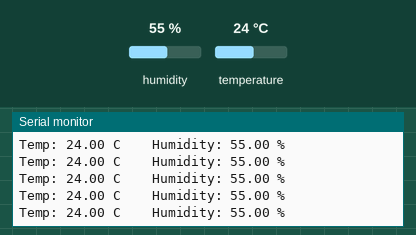
A sketch run on a simulated Arduino Uno, built with avr-gcc and run on an emulated ATmega328P. Parts: the last lines printed to the serial monitor. The test bench sets the inputs (shaded band); at power-on: humidity 55 %, temperature 24 °C.

Above: at 1.2 s.
1.3 s: humidity set to 22 %
At 1.35 s:
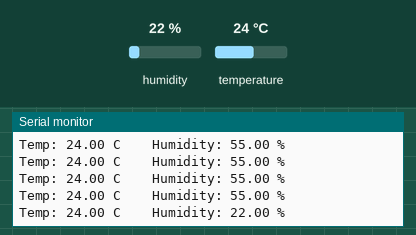
2.8 s: temperature set to 12 °C
At 2.8 s:
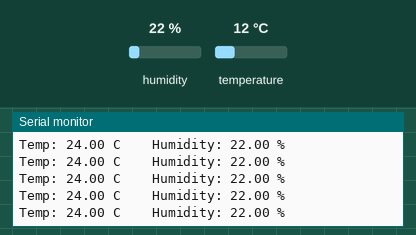
4.3 s: humidity set to 40 %
At 4.33 s:
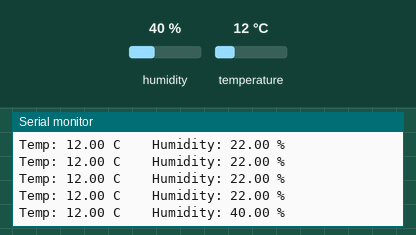
Timing chart, 0 to 7.3 s (numbered marks = the images above; inputs shaded):
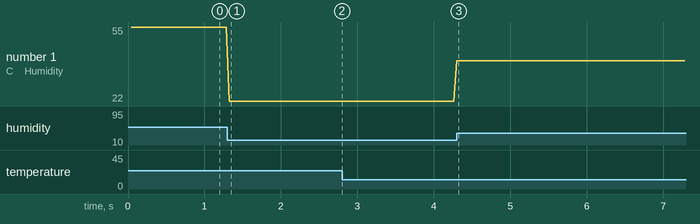

Measured:
- after the input at 1.3 s, the serial monitor: prints a new line at once (image 1)
- after the input at 4.3 s, the serial monitor: prints a new line at once (image 3)
- plotted number 1: 55 → 22 after the input at 1.3 s, 22 → 40 after the input at 4.3 s

The sketch:

AHT10.ino
```cpp
#include <AHT10.h>
AHT10 myAHT10(0x38);
void setup() {
  Serial.println("AHT10 test");
  Serial.begin(115200);
  Serial.println("AHT10 test");

  if (!myAHT10.begin()) {
    Serial.println("Couldn't find sensor!");
    while (1);
  }
}

void loop() {
  float temp = myAHT10.readTemperature();
    float rel_hum = myAHT10.readHumidity();
    Serial.print("Temp: "); Serial.print(temp); Serial.print(" C");
    Serial.print("\t\t");
    Serial.print("Humidity: "); Serial.print(rel_hum); Serial.println(" \%");
}
```
